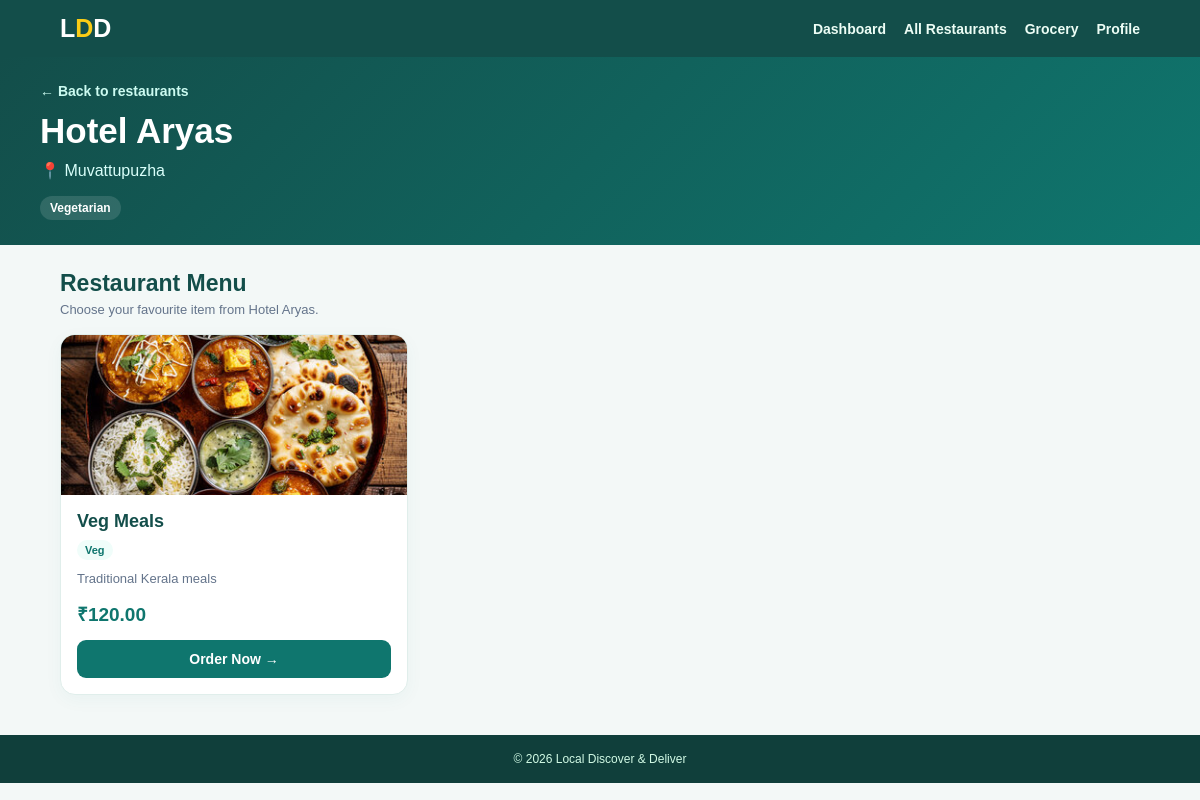
/food.php?restaurant_id=2 (signed in), run on the app's committed database.
### tables this page shows
CREATE TABLE `restaurants` (
  `id` int(11) NOT NULL,
  `vendor_id` int(11) DEFAULT NULL,
  `restaurant_name` varchar(100) DEFAULT NULL,
  `location` varchar(100) DEFAULT NULL,
  `category` varchar(50) DEFAULT NULL,
  `image` varchar(255) DEFAULT NULL,
  `latitude` decimal(10,8) DEFAULT NULL,
  `longitude` decimal(11,8) DEFAULT NULL,
  `phone` varchar(20) DEFAULT NULL,
  `description` text DEFAULT NULL
);

CREATE TABLE `food_items` (
  `id` int(11) NOT NULL,
  `name` varchar(100) DEFAULT NULL,
  `description` text DEFAULT NULL,
  `price` decimal(10,2) DEFAULT NULL,
  `image` varchar(255) DEFAULT NULL,
  `category` varchar(50) DEFAULT NULL,
  `restaurant_id` int(11) DEFAULT NULL
);

### food.php (the view, shortened to what this page needs)
<?php
require_once __DIR__ . "/backend/db.php";
$restaurant_id = filter_input(INPUT_GET, "restaurant_id", FILTER_VALIDATE_INT);
$restaurant_stmt = mysqli_prepare(
    $conn,
    "SELECT id, restaurant_name, location, category, description
     FROM restaurants
     WHERE id = ?
     LIMIT 1"
);
$restaurant = null;
if ($restaurant_stmt) {
    mysqli_stmt_bind_param($restaurant_stmt, "i", $restaurant_id);
    mysqli_stmt_execute($restaurant_stmt);
    $restaurant_result = mysqli_stmt_get_result($restaurant_stmt);
    $restaurant = mysqli_fetch_assoc($restaurant_result);
}
$food_stmt = mysqli_prepare(
    $conn,
    "SELECT id, name, description, price, image, category
     FROM food_items
     WHERE restaurant_id = ?
     ORDER BY name ASC"
);
$foods = false;
if ($food_stmt) {
    mysqli_stmt_bind_param($food_stmt, "i", $restaurant_id);
    mysqli_stmt_execute($food_stmt);
    $foods = mysqli_stmt_get_result($food_stmt);
}
function e($value): string {
    return htmlspecialchars(
        (string)($value ?? ""),
        ENT_QUOTES,
        "UTF-8"
    );
}
function foodImagePath($image): string {
    $image = basename((string)$image);
    $folders = [
        __DIR__ . "/uploads/",
        __DIR__ . "/backend/uploads/"
    ];
    foreach ($folders as $folder) {
        if (is_file($folder . $image)) {
            $relativePath = str_replace(
                __DIR__ . DIRECTORY_SEPARATOR,
                "",
                $folder
            );
            $relativePath = str_replace(
                DIRECTORY_SEPARATOR,
                "/",
                $relativePath
            );
            return $relativePath . rawurlencode($image);
        }
    }
    return "";
}
?>
<!DOCTYPE html>
<html lang="en">
<head>
</head>
<body>
<header>
    <a class="logo" href="dashboard.php">L<span>D</span>D</a>
    <nav aria-label="Main navigation">
        <a href="dashboard.php">Dashboard</a>
        <a href="restaurants.php">All Restaurants</a>
        <a href="grocery.php">Grocery</a>
        <a href="profile.php">Profile</a>
    </nav>
</header>
<section class="hero">
    <div class="hero-inner">
        <a class="back" href="restaurants.php">
            ← Back to restaurants
        </a>
        <h1><?= e($restaurant["restaurant_name"]) ?></h1>
        <p>
            📍 <?= e($restaurant["location"] ?: "Location not provided") ?>
        </p>
        <?php if (!empty($restaurant["category"])): ?>
            <span class="pill">
                <?= e($restaurant["category"]) ?>
            </span>
        <?php endif; ?>
    </div>
</section>
<main>
    <div class="section-head">
        <h2>Restaurant Menu</h2>
        <p>
            Choose your favourite item from
            <?= e($restaurant["restaurant_name"]) ?>.
        </p>
    </div>
    <div class="food-grid">
        <?php if (!$foods): ?>
            <div class="empty">
                The menu could not be loaded.
                Please check your database and try again.
            </div>
        <?php elseif (mysqli_num_rows($foods) > 0): ?>
            <?php while ($food = mysqli_fetch_assoc($foods)): ?>
                <?php
                $imagePath = foodImagePath($food["image"] ?? "");
                ?>
                <article class="food-card">
                    <?php if ($imagePath !== ""): ?>
                        <img
                            class="food-image"
                            src="<?= e($imagePath) ?>"
                            alt="<?= e($food["name"]) ?>"
                            loading="lazy"
                        >
                    <?php else: ?>
                        <div class="food-placeholder" aria-hidden="true">
                            🍽️
                        </div>
                    <?php endif; ?>
                    <div class="food-details">
                        <h3><?= e($food["name"]) ?></h3>
                        <?php if (!empty($food["category"])): ?>
                            <span class="category">
                                <?= e($food["category"]) ?>
                            </span>
                        <?php endif; ?>
                        <p class="description">
                            <?= e(
                                $food["description"]
                                ?: "Freshly prepared for you."
                            ) ?>
                        </p>
                        <p class="price">
                            ₹<?= number_format((float)$food["price"], 2) ?>
                        </p>
                        <a
                            class="order-btn"
                            href="food_order.php?id=<?= (int)$food["id"] ?>"
                        >
                            Order Now →
                        </a>
                    </div>
                </article>
            <?php endwhile; ?>
        <?php endif; ?>
    </div>
</main>
<footer>
    © 2026 Local Discover &amp; Deliver
</footer>
</body>
</html>

### food.php (style rules this page uses)
:root { --teal: #0f766e; --deep: #134e4a; --page: #f3f8f7; --muted: #64748b; }
* { box-sizing: border-box; }
body { margin: 0; font-family: Arial, Helvetica, sans-serif; background: var(--page); color: #18312f; }
a { text-decoration: none; }
header { padding: 14px clamp(18px, 5vw, 70px); display: flex; justify-content: space-between; align-items: center; gap: 18px; background: var(--deep); color: white; }
.logo { font-size: 25px; font-weight: 800; color: white; }
.logo span { color: #facc15; }
nav { display: flex; gap: 18px; flex-wrap: wrap; }
nav a { color: #ecfdf5; font-size: 14px; font-weight: 600; }
.hero { padding: 25px 20px; background: linear-gradient(135deg, #134e4a, #0f766e); color: white; }
.hero-inner { width: min(1120px, 100%); margin: auto; }
.back { display: inline-block; margin-bottom: 12px; color: #ccfbf1; font-size: 14px; font-weight: 700; }
.hero h1 { margin: 0 0 8px; font-size: clamp(26px, 4vw, 35px); }
.hero p { margin: 5px 0; color: #d9fffa; line-height: 1.5; }
.pill { display: inline-block; margin-top: 8px; padding: 5px 10px; border-radius: 99px; background: #ffffff20; font-size: 12px; font-weight: 700; }
main { width: min(1120px, 100%); margin: auto; padding: 25px 20px 40px; }
.section-head { margin-bottom: 17px; }
.section-head h2 { margin: 0; color: var(--deep); font-size: 23px; }
.section-head p { margin: 5px 0 0; color: var(--muted); font-size: 13px; }
.food-grid { display: grid; grid-template-columns: repeat(3, minmax(0, 1fr)); gap: 18px; }
.food-card { overflow: hidden; display: flex; flex-direction: column; background: white; border: 1px solid #e0eeeb; border-radius: 15px; box-shadow: 0 5px 18px #0f766e0b; }
.food-image, .food-placeholder { width: 100%; height: 160px; object-fit: cover; background: linear-gradient(135deg, #ccfbf1, #ecfdf5); }
.food-details { display: flex; flex: 1; flex-direction: column; padding: 16px; }
.food-details h3 { margin: 0 0 8px; color: var(--deep); font-size: 18px; }
.description { flex: 1; margin: 0 0 12px; color: var(--muted); font-size: 13px; line-height: 1.5; }
.category { align-self: flex-start; margin-bottom: 9px; padding: 4px 8px; background: #f0fdfa; color: var(--teal); border-radius: 99px; font-size: 11px; font-weight: 700; }
.price { margin: 0 0 13px; color: var(--teal); font-size: 19px; font-weight: 800; }
.order-btn { display: block; margin-top: auto; padding: 11px; text-align: center; border-radius: 9px; background: var(--teal); color: white; font-size: 14px; font-weight: 700; }
footer { padding: 17px; text-align: center; background: #103f3b; color: #d1fae5; font-size: 12px; }

### data on the page
restaurants: restaurant_name "Hotel Aryas", location "Muvattupuzha", category "Vegetarian"
food_items: image (picture), name "Veg Meals", category "Veg", description "Traditional Kerala meals", price "120.00"
